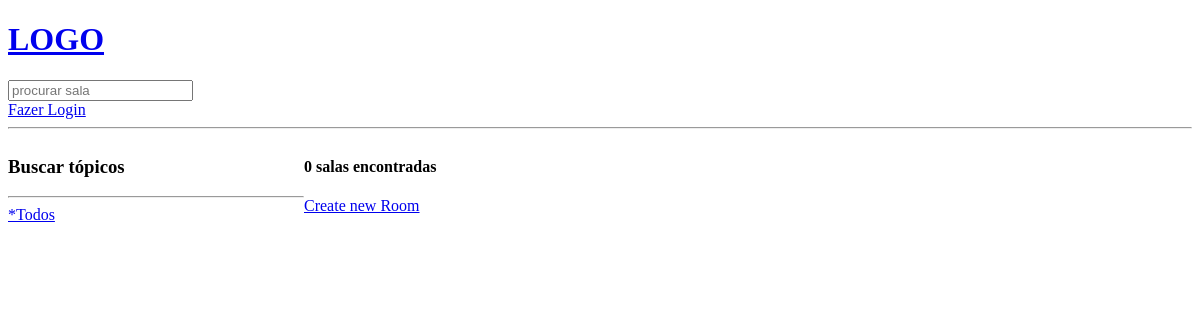
The app's page /, older data.
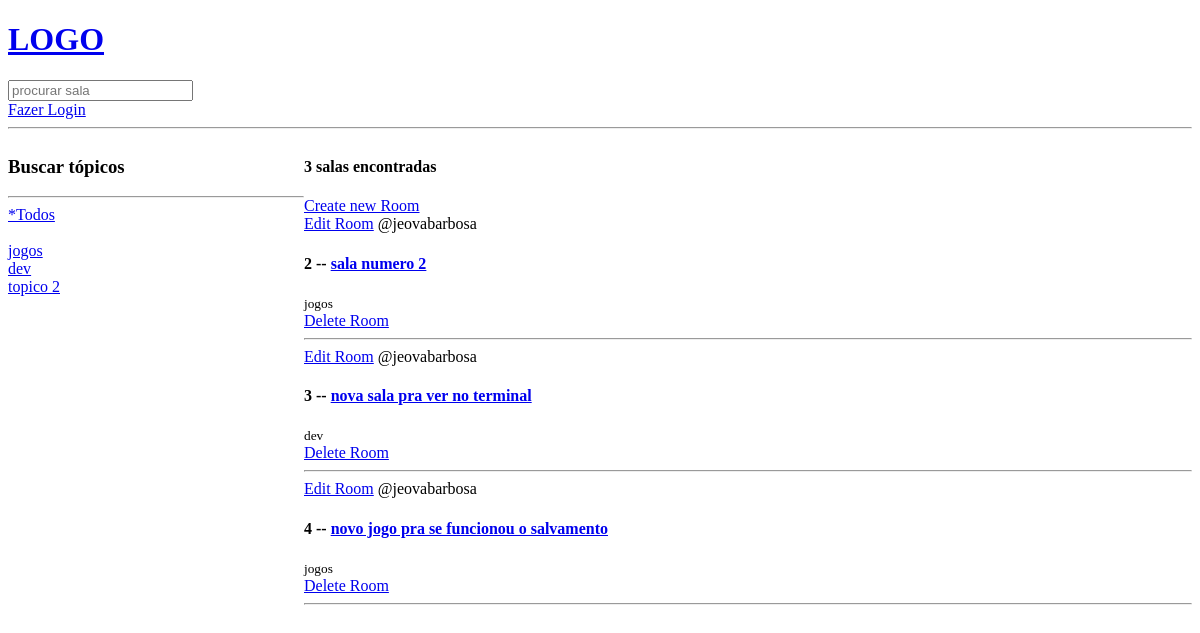
The same page, newer data.
### base/models.py (models this page shows, shortened)
class Topic(models.Model):
    name = models.CharField(max_length=200)

class Room(models.Model):
    host = models.ForeignKey(User, on_delete=models.SET_NULL, null=True)
    topic = models.ForeignKey(Topic, on_delete=models.SET_NULL, null=True)
    name = models.CharField(max_length=200)
    description = models.TextField(null=True, blank=True)
    updated = models.DateTimeField(auto_now=True)
    created = models.DateTimeField(auto_now_add=True)
    class Meta:
        ordering = ['created']

### base/views.py (the view)
# urls.py: path("", views.home, name="home"),
def home(request):
    q = request.GET.get('q') if request.GET.get('q') != None else ''
    rooms = Room.objects.filter(
        Q(topic__name__icontains=q) |
        Q(name__icontains=q) |
        Q(description__icontains=q)
    )
    topics = Topic.objects.all()
    room_count = rooms.count()
    context = {'rooms': rooms, 'topics': topics, 'room_count': room_count}
    return render(request, "base/home.html", context)

### templates/base/home.html (shortened to what this page needs)
{% extends 'main.html' %}
{% block content %}
<div class="home-container">
    <div>
        <h3>Buscar tópicos</h3>
        <hr>
        <div>
            <a href="{% url 'home' %}">*Todos</a>
        </div>
        <br>
        {% for topic in topics %}
            <div>
                <a href="{% url 'home' %}?q={{topic.name}}">{{topic.name}}</a>
            </div>
        {% endfor %}
    </div>
    <div>
        <h4>{{room_count}} salas encontradas</h4>
        <a href="{% url 'create-room' %}">Create new Room</a>
        <div>
            {% for room in rooms %}
                <div>
                    <a href="{% url 'update-room' room.id %}">Edit Room</a>
                    <span>@{{room.host.username}}</span>
                    <h4>
                        {{room.id}} -- <a href="{% url 'room' room.id %}">{{room.name}}</a>
                    </h4>
                    <small>{{room.topic.name}}</small>
                    <br>
                    <a href="{% url 'delete-room' room.id %}">Delete Room</a>
                    <hr>
                </div>
            {% endfor %}
        </div>
    </div>
</div>
{% endblock content %}

### templates/main.html (shortened to what this page needs)
<!DOCTYPE html>
<html>
    <head>
        <link rel="stylesheet" href="">
    </head>
    <body>
        {% include 'navbar.html' %}
        {% block content %}
        {% endblock %}
    </body>
</html>

### templates/navbar.html
<a href='/'>
    <h1>LOGO</h1>
</a>
<form method="GET" action="{% url 'home' %}">
    <input type="text" name="q" placeholder="procurar sala" />
</form>
{% if request.user.is_authenticated %}
<a href="{% url 'logout' %}">Deslogar</a>
{% else %}
<a href="{% url 'login' %}">Fazer Login</a>
{% endif %}
<hr>

### templates/base/home.html (style rules this page uses)
.home-container { display: grid; grid-template-columns: 1fr 3fr; }

Row changes from the older to the newer data that the page shows:
added Topic: name "jogos"
added Topic: name "dev"
added Topic: name "topico 2"
added Room: host.username "jeovabarbosa", id "2", name "sala numero 2", topic.name "jogos"
added Room: host.username "jeovabarbosa", id "3", name "nova sala pra ver no terminal", topic.name "dev"
added Room: host.username "jeovabarbosa", id "4", name "novo jogo pra se funcionou o salvamento", topic.name "jogos"
Text that changed along with them:
{{ room_count }}: "0" → "3"
